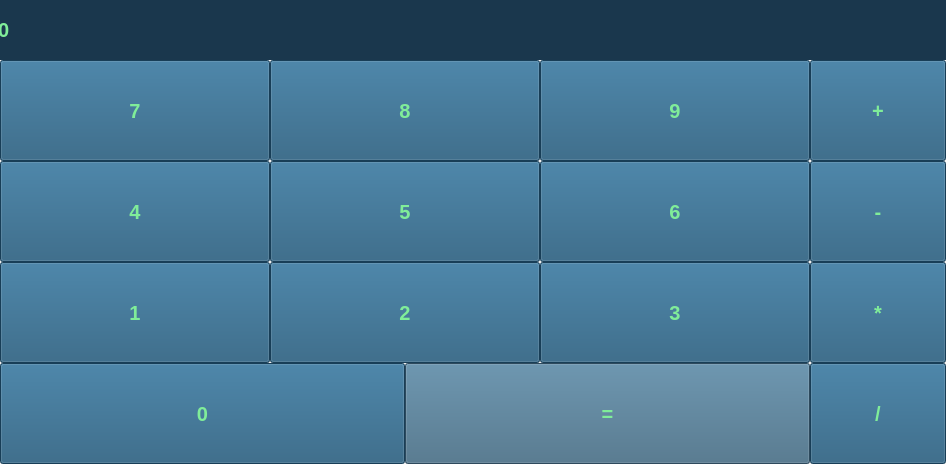
<?xml version="1.0" encoding="UTF-8"?>
<ui version="4.0">
 <class>MainWindow</class>
 <widget class="QMainWindow" name="MainWindow">
  <property name="geometry">
   <rect>
    <x>0</x>
    <y>0</y>
    <width>946</width>
    <height>464</height>
   </rect>
  </property>
  <property name="windowTitle">
   <string>Calculator</string>
  </property>
  <widget class="QWidget" name="centralwidget">
   <widget class="QLabel" name="label_result">
    <property name="geometry">
     <rect>
      <x>-2</x>
      <y>0</y>
      <width>951</width>
      <height>60</height>
     </rect>
    </property>
    <property name="font">
     <font>
      <pointsize>15</pointsize>
      <weight>75</weight>
      <bold>true</bold>
     </font>
    </property>
    <property name="styleSheet">
     <string notr="true">background-color: rgb(26, 55, 77);
color: rgb(128, 237, 153);
</string>
    </property>
    <property name="text">
     <string>0</string>
    </property>
    <property name="alignment">
     <set>Qt::AlignLeading|Qt::AlignLeft|Qt::AlignVCenter</set>
    </property>
    <property name="margin">
     <number>40</number>
    </property>
   </widget>
   <widget class="QPushButton" name="btn_7">
    <property name="geometry">
     <rect>
      <x>0</x>
      <y>60</y>
      <width>270</width>
      <height>101</height>
     </rect>
    </property>
    <property name="font">
     <font>
      <pointsize>15</pointsize>
      <weight>75</weight>
      <bold>true</bold>
     </font>
    </property>
    <property name="styleSheet">
     <string notr="true">background-color: rgb(34, 87, 122);
border-color: rgb(64, 104, 130);
color: rgb(128, 237, 153);</string>
    </property>
    <property name="text">
     <string>7</string>
    </property>
   </widget>
   <widget class="QPushButton" name="btn_8">
    <property name="geometry">
     <rect>
      <x>270</x>
      <y>60</y>
      <width>270</width>
      <height>101</height>
     </rect>
    </property>
    <property name="font">
     <font>
      <pointsize>15</pointsize>
      <weight>75</weight>
      <bold>true</bold>
     </font>
    </property>
    <property name="styleSheet">
     <string notr="true">background-color: rgb(34, 87, 122);
border-color: rgb(64, 104, 130);
color: rgb(128, 237, 153);</string>
    </property>
    <property name="text">
     <string>8</string>
    </property>
   </widget>
   <widget class="QPushButton" name="btn_9">
    <property name="geometry">
     <rect>
      <x>540</x>
      <y>60</y>
      <width>270</width>
      <height>101</height>
     </rect>
    </property>
    <property name="font">
     <font>
      <pointsize>15</pointsize>
      <weight>75</weight>
      <bold>true</bold>
     </font>
    </property>
    <property name="styleSheet">
     <string notr="true">background-color: rgb(34, 87, 122);
border-color: rgb(64, 104, 130);
color: rgb(128, 237, 153);</string>
    </property>
    <property name="text">
     <string>9</string>
    </property>
   </widget>
   <widget class="QPushButton" name="btn_4">
    <property name="geometry">
     <rect>
      <x>0</x>
      <y>161</y>
      <width>270</width>
      <height>101</height>
     </rect>
    </property>
    <property name="font">
     <font>
      <pointsize>15</pointsize>
      <weight>75</weight>
      <bold>true</bold>
     </font>
    </property>
    <property name="styleSheet">
     <string notr="true">background-color: rgb(34, 87, 122);
border-color: rgb(64, 104, 130);
color: rgb(128, 237, 153);</string>
    </property>
    <property name="text">
     <string>4</string>
    </property>
   </widget>
   <widget class="QPushButton" name="btn_5">
    <property name="geometry">
     <rect>
      <x>270</x>
      <y>161</y>
      <width>270</width>
      <height>101</height>
     </rect>
    </property>
    <property name="font">
     <font>
      <pointsize>15</pointsize>
      <weight>75</weight>
      <bold>true</bold>
     </font>
    </property>
    <property name="styleSheet">
     <string notr="true">background-color: rgb(34, 87, 122);
border-color: rgb(64, 104, 130);
color: rgb(128, 237, 153);</string>
    </property>
    <property name="text">
     <string>5</string>
    </property>
   </widget>
   <widget class="QPushButton" name="btn_6">
    <property name="geometry">
     <rect>
      <x>540</x>
      <y>161</y>
      <width>270</width>
      <height>101</height>
     </rect>
    </property>
    <property name="font">
     <font>
      <pointsize>15</pointsize>
      <weight>75</weight>
      <bold>true</bold>
     </font>
    </property>
    <property name="styleSheet">
     <string notr="true">background-color: rgb(34, 87, 122);
border-color: rgb(64, 104, 130);
color: rgb(128, 237, 153);</string>
    </property>
    <property name="text">
     <string>6</string>
    </property>
   </widget>
   <widget class="QPushButton" name="btn_1">
    <property name="geometry">
     <rect>
      <x>0</x>
      <y>262</y>
      <width>270</width>
      <height>101</height>
     </rect>
    </property>
    <property name="font">
     <font>
      <pointsize>15</pointsize>
      <weight>75</weight>
      <bold>true</bold>
     </font>
    </property>
    <property name="styleSheet">
     <string notr="true">background-color: rgb(34, 87, 122);
border-color: rgb(64, 104, 130);
color: rgb(128, 237, 153);</string>
    </property>
    <property name="text">
     <string>1</string>
    </property>
   </widget>
   <widget class="QPushButton" name="btn_2">
    <property name="geometry">
     <rect>
      <x>270</x>
      <y>262</y>
      <width>270</width>
      <height>101</height>
     </rect>
    </property>
    <property name="font">
     <font>
      <pointsize>15</pointsize>
      <weight>75</weight>
      <bold>true</bold>
     </font>
    </property>
    <property name="styleSheet">
     <string notr="true">background-color: rgb(34, 87, 122);
border-color: rgb(64, 104, 130);
color: rgb(128, 237, 153);</string>
    </property>
    <property name="text">
     <string>2</string>
    </property>
   </widget>
   <widget class="QPushButton" name="btn_3">
    <property name="geometry">
     <rect>
      <x>540</x>
      <y>262</y>
      <width>270</width>
      <height>101</height>
     </rect>
    </property>
    <property name="font">
     <font>
      <pointsize>15</pointsize>
      <weight>75</weight>
      <bold>true</bold>
     </font>
    </property>
    <property name="styleSheet">
     <string notr="true">background-color: rgb(34, 87, 122);
border-color: rgb(64, 104, 130);
color: rgb(128, 237, 153);</string>
    </property>
    <property name="text">
     <string>3</string>
    </property>
   </widget>
   <widget class="QPushButton" name="btn_0">
    <property name="geometry">
     <rect>
      <x>0</x>
      <y>363</y>
      <width>405</width>
      <height>101</height>
     </rect>
    </property>
    <property name="font">
     <font>
      <pointsize>15</pointsize>
      <weight>75</weight>
      <bold>true</bold>
     </font>
    </property>
    <property name="styleSheet">
     <string notr="true">background-color: rgb(34, 87, 122);
border-color: rgb(64, 104, 130);
color: rgb(128, 237, 153);</string>
    </property>
    <property name="text">
     <string>0</string>
    </property>
   </widget>
   <widget class="QPushButton" name="btn_equal">
    <property name="geometry">
     <rect>
      <x>405</x>
      <y>363</y>
      <width>405</width>
      <height>101</height>
     </rect>
    </property>
    <property name="font">
     <font>
      <pointsize>15</pointsize>
      <weight>75</weight>
      <bold>true</bold>
     </font>
    </property>
    <property name="styleSheet">
     <string notr="true">border-color: rgb(64, 104, 130);
background-color: rgb(64, 104, 130);
color: rgb(128, 237, 153);</string>
    </property>
    <property name="text">
     <string>=</string>
    </property>
   </widget>
   <widget class="QPushButton" name="btn_plus">
    <property name="geometry">
     <rect>
      <x>810</x>
      <y>60</y>
      <width>136</width>
      <height>101</height>
     </rect>
    </property>
    <property name="font">
     <font>
      <pointsize>15</pointsize>
      <weight>75</weight>
      <bold>true</bold>
     </font>
    </property>
    <property name="styleSheet">
     <string notr="true">background-color: rgb(34, 87, 122);
border-color: rgb(64, 104, 130);
color: rgb(128, 237, 153);</string>
    </property>
    <property name="text">
     <string>+</string>
    </property>
   </widget>
   <widget class="QPushButton" name="btn_minus">
    <property name="geometry">
     <rect>
      <x>810</x>
      <y>161</y>
      <width>136</width>
      <height>101</height>
     </rect>
    </property>
    <property name="font">
     <font>
      <pointsize>15</pointsize>
      <weight>75</weight>
      <bold>true</bold>
     </font>
    </property>
    <property name="styleSheet">
     <string notr="true">background-color: rgb(34, 87, 122);
border-color: rgb(64, 104, 130);
color: rgb(128, 237, 153);</string>
    </property>
    <property name="text">
     <string>-</string>
    </property>
   </widget>
   <widget class="QPushButton" name="btn_multiply">
    <property name="geometry">
     <rect>
      <x>810</x>
      <y>262</y>
      <width>136</width>
      <height>101</height>
     </rect>
    </property>
    <property name="font">
     <font>
      <pointsize>15</pointsize>
      <weight>75</weight>
      <bold>true</bold>
     </font>
    </property>
    <property name="styleSheet">
     <string notr="true">background-color: rgb(34, 87, 122);
border-color: rgb(64, 104, 130);
color: rgb(128, 237, 153);</string>
    </property>
    <property name="text">
     <string>*</string>
    </property>
   </widget>
   <widget class="QPushButton" name="btn_divide">
    <property name="geometry">
     <rect>
      <x>810</x>
      <y>363</y>
      <width>136</width>
      <height>101</height>
     </rect>
    </property>
    <property name="font">
     <font>
      <pointsize>15</pointsize>
      <weight>75</weight>
      <bold>true</bold>
     </font>
    </property>
    <property name="styleSheet">
     <string notr="true">background-color: rgb(34, 87, 122);
border-color: rgb(64, 104, 130);
color: rgb(128, 237, 153);</string>
    </property>
    <property name="text">
     <string>/</string>
    </property>
   </widget>
  </widget>
 </widget>
 <resources/>
 <connections/>
</ui>
